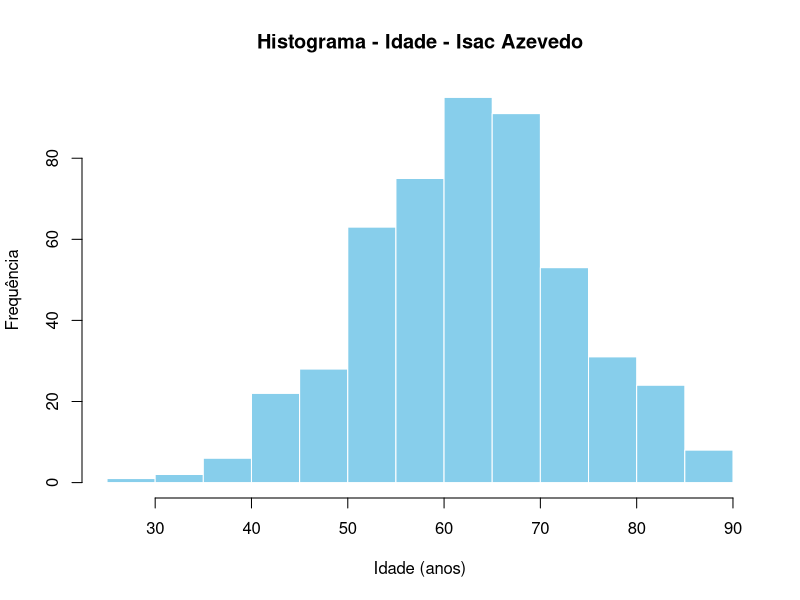

Here is the R script that generated this plot: (Note: this script raises an error after producing the figure.)
# =========================================================
# Análise e Gráficos - Base: cancer-risk-factors.csv
# Autor: Isac Azevedo
# =========================================================

# Limpa o ambiente
rm(list = ls())

# Caminho do arquivo (ajuste se necessário)
dados <- read.csv("cancer-risk-factors.csv", sep = ";", header = TRUE)

# =========================================================
# 1️⃣ Estatísticas descritivas
# =========================================================
cat("Média da Idade:", mean(dados$Age, na.rm = TRUE), "\n")
cat("Média do IMC:", mean(dados$BMI, na.rm = TRUE), "\n")
cat("Média do Tabagismo:", mean(dados$Smoking, na.rm = TRUE), "\n")
cat("Média do Uso de Álcool:", mean(dados$Alcohol_Use, na.rm = TRUE), "\n")
cat("Média da Dieta de Carne Vermelha:", mean(dados$Diet_Red_Meat, na.rm = TRUE), "\n")
cat("Média da Dieta com Sal e Processados:", mean(dados$Diet_Salted_Processed, na.rm = TRUE), "\n")

# Correlações principais
cat("\nCorrelação (IMC vs Tabagismo):", cor(dados$BMI, dados$Smoking, use = "complete.obs"), "\n")
cat("Correlação (Álcool vs Carne Vermelha):", cor(dados$Alcohol_Use, dados$Diet_Red_Meat, use = "complete.obs"), "\n")

# =========================================================
# 2️⃣ Gráficos
# =========================================================

# HISTOGRAMA - Idade
hist(dados$Age,
     main = "Histograma - Idade - Isac Azevedo",
     xlab = "Idade (anos)",
     ylab = "Frequência",
     col = "skyblue",
     border = "white")

# GRÁFICO DE BARRAS - Nível de Risco
barplot(table(dados$Risk_level),
        main = "Gráfico de Barras - Nível de Risco - Isac Azevedo",
        xlab = "Nível de Risco (0=Baixo, 2=Médio, 3=Alto)",
        ylab = "Quantidade de Indivíduos",
        col = c("lightgreen", "gold", "tomato"))

# BOXPlot - IMC por Nível de Risco
boxplot(BMI ~ Risk_level, data = dados,
        main = "Boxplot - IMC por Nível de Risco - Isac Azevedo",
        xlab = "Nível de Risco",
        ylab = "Índice de Massa Corporal (IMC)",
        col = c("lightblue", "orange", "red"))

# DISPERSÃO - Idade vs IMC
plot(dados$Age, dados$BMI,
     main = "Dispersão - Idade vs IMC - Isac Azevedo",
     xlab = "Idade (anos)",
     ylab = "IMC",
     pch = 19,
     col = "purple")

# GRÁFICO DE BARRAS - Gênero
barplot(table(dados$Gender),
        main = "Gráfico de Barras - Gênero - Isac Azevedo",
        xlab = "Gênero",
        ylab = "Quantidade de Indivíduos",
        col = c("pink", "lightblue"))

# GRÁFICO DE BARRAS EMPILHADO - Risco por Gênero
tab_genero_risco <- table(dados$Gender, dados$Risk_level)
barplot(tab_genero_risco,
        main = "Gráfico de Barras - Risco por Gênero - Isac Azevedo",
        xlab = "Nível de Risco",
        ylab = "Quantidade de Indivíduos",
        col = c("pink", "lightblue"),
        legend = rownames(tab_genero_risco))

# =========================================================
# Fim do script
# =========================================================

